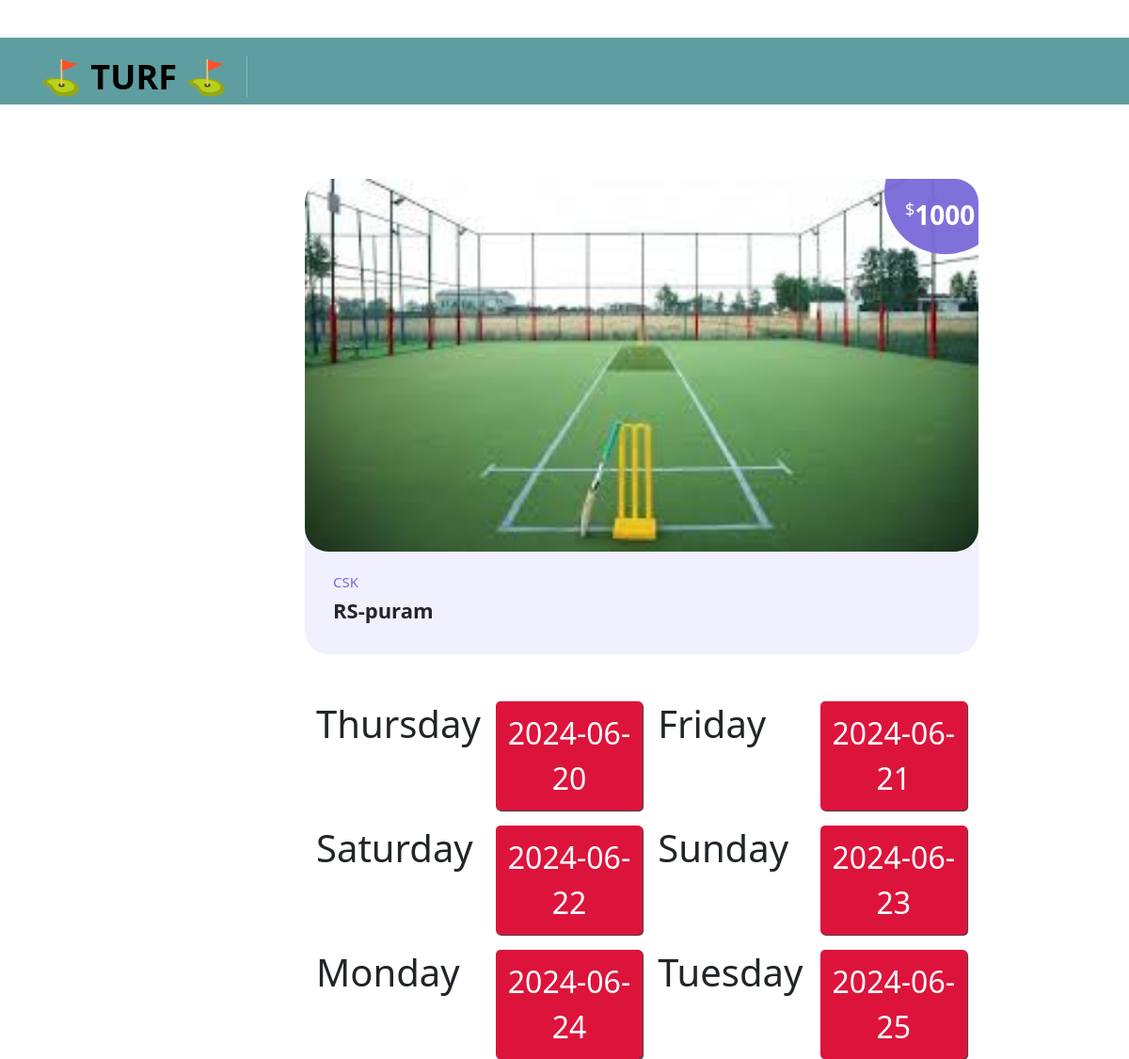
/turfpage/1, run on the app's committed database.
### app/models.py (models this page shows)
class Turf(models.Model):
          turfname=models.CharField(max_length=80)
          turfarea=models.CharField(max_length=80)
          turfpic=models.ImageField(upload_to='images/')
          turfrate=models.IntegerField()
          def __str__(self) :
                  return self.turfname

### app/views.py (the view)
# urls.py: path('turfpage/<int:id>',views.turfpage,name='turfpage'),
def turfpage(request,id):
          data=Turf.objects.all().get(id=id)
          request.session['turf_name']=data.turfname
          print(data)
          x=datetime.now()
          d1=x + timedelta(days=1)
          d2=x + timedelta(days=2)
          d3=x + timedelta(days=3)
          d4=x + timedelta(days=4)
          d5=x + timedelta(days=5)
          d6=x + timedelta(days=6)
          d11=str(d1)
          d21=str(d2)
          d31=str(d3)
          d41=str(d4)
          d51=str(d5)
          d61=str(d6)
          d=[d11,d21,d31,d41,d51,d61]
          days=[]
          for i in d:
                    date = datetime(int(i[0:4]), int(i[5:7]),int(i[8:10]))
                    day = date.strftime('%A')
                    days.append(day)
          print(days)
          context={'data':data,
                   'd1':d11[0:10],
                   'd2':d21[0:10],
                   'd3':d31[0:10],
                   'd4':d41[0:10],
                   'd5':d51[0:10],
                   'd6':d61[0:10],
                   'days':days,
                   }
          return render(request,'turfpage.html',context)

### app/templates/turfpage.html (shortened to what this page needs)
{% load static %}
<!DOCTYPE html>
<html lang="en">
  <head>
    <link href="{% static  'bootstrap/css/bootstrap.min.css' %}" rel="stylesheet">
    <link rel="stylesheet" href="{% static  'css/fontawesome.css' %}">
    <link rel="stylesheet" href="{% static  'css/templatemo-scholar.css' %}">
    <link rel="stylesheet" href="{% static  'css/owl.css' %}">
    <link rel="stylesheet" href="{% static  'css/animate.css' %}">
    <link rel="stylesheet"href="https://unpkg.com/swiper@7/swiper-bundle.min.css"/>
  </head>
<body>
  <header class="header-area header-sticky" style="background-color:#5F9EA0;">
    <div class="container">
        <div class="row">
            <div class="col-12">
                <nav class="main-nav">
                    <a href="index.html" class="logo">
                        <h1 style="color:black;">&#9971; TURF &#9971;</h1>
                    </a>
                </nav>
            </div>
        </div>
    </div>
  </header>
<section class="section courses" id="courses" >
  <div class="container-fluid">
<div class="row event_box " style='margin-left:300px;'>
  <div class="col-lg-10 col-md-6 ml-3 align-self-center mb-30 event_outer col-md-6 design">
    <div class="events_item">
      <div class="thumb">
        <a href="#"><img src="{{ data.turfpic.url }}" alt=""></a>
        <span class="price"><h6><em>$</em>{{ data.turfrate }} </h6></span>
      </div>
      <div class="down-content">
        <span class="author">{{ data.turfname }}</span>
        <h4>{{ data.turfarea }} </h4>
      </div>
    </div>
    <link href="https://cdn.jsdelivr.net/npm/bootstrap@5.3.3/dist/css/bootstrap.min.css" rel="stylesheet">
    <div class="container">
      {% with da1=days.0 %}
      <h1>{{ da1 }} </h1>
      {% endwith %}
      <div class="button"><a href="{% url 'turf_book' id=d1 %}" style="text-decoration:none;color:white;"> {{ d1 }}</a></div>
      {% with da2=days.1 %}
      <h1>{{ da2 }} </h1>
      {% endwith %}
      <div class="button"><a href="{% url 'turf_book' id=d2 %}" style="text-decoration:none;color:white;">{{ d2 }}</a></div>
      {% with da3=days.2 %}
      <h1>{{ da3 }} </h1>
      {% endwith %}
      <div class="button"><a href="{% url 'turf_book' id=d3 %}" style="text-decoration:none;color:white;">{{ d3 }}</a></div>
      {% with da4=days.3 %}
      <h1>{{ da4 }} </h1>
      {% endwith %}
      <div class="button"><a href="{% url 'turf_book' id=d4 %}" style="text-decoration:none;color:white;">{{ d4 }}</a></div>
      {% with da5=days.4 %}
      <h1>{{ da5 }} </h1>
      {% endwith %}
      <div class="button"><a href="{% url 'turf_book' id=d5 %}" style="text-decoration:none;color:white;">{{ d5 }}</a></div>
      {% with da6=days.5 %}
      <h1>{{ da6 }} </h1>
      {% endwith %}
      <div class="button"><a href="{% url 'turf_book' id=d6 %}" style="text-decoration:none;color:white;">{{ d6  }}</a></div>
    </div>
</div>
</div>
</div>
</body>
</html>

### app/static/css/templatemo-scholar.css (style rules this page uses)
html, body, div, span, applet, object, iframe, h1, h2, h3, h4, h5, h6, p, blockquote, div pre, a, abbr, acronym, address, big, cite, code, del, dfn, em, font, img, ins, kbd, q, s, samp, small, strike, strong, sub, sup, tt, var, b, u, i, center, dl, dt, dd, ol, ul, li, figure, header, nav, section, article, aside, footer, figcaption { margin: 0; padding: 0; border: 0; outline: 0; }
header, nav, section, article, aside, footer, hgroup { display: block; }
* { box-sizing: border-box; }
html, body { font-family: 'Poppins', sans-serif; -ms-text-size-adjust: 100%; -webkit-font-smoothing: antialiased; -moz-osx-font-smoothing: grayscale; }
a { text-decoration: none !important; }
h1, h2, h3, h4, h5, h6 { color: #1e1e1e; margin-top: 0px; margin-bottom: 0px; font-weight: 700; }
img { width: 100%; overflow: hidden; }
html, body { font-family: 'Poppins', sans-serif; }
.section { padding-top: 30px; margin-top: 120px; }
.header-area { position: absolute; background-color: transparent; top: 40px; left: 0; right: 0; z-index: 100; -webkit-transition: all .5s ease 0s; -moz-transition: all .5s ease 0s; -o-transition: all .5s ease 0s; transition: all .5s ease 0s; }
.header-area .main-nav { background: transparent; display: flex }
.header-area .main-nav .logo { -webkit-transition: all 0.3s ease 0s; -moz-transition: all 0.3s ease 0s; -o-transition: all 0.3s ease 0s; transition: all 0.3s ease 0s; display: inline-block; }
.header-area .main-nav .logo h1 { font-size: 36px; text-transform: uppercase; color: #fff; font-weight: 600; margin-right: 20px; padding-right: 20px; border-right: 1px solid rgba(250, 250, 250, 0.3); }
.courses { margin-top: 160px; }
.events_item .thumb { position: relative; border-radius: 25px; overflow: hidden; }
.events_item .thumb img { margin-bottom: -5px; }
.events_item .thumb span.price { position: absolute; right: -30px; top: -50px; background-color: rgba(122, 106, 216, 0.95); width: 130px; height: 130px; border-radius: 50%; display: inline-block; transition: all .3s; }
.events_item .thumb span.price h6 { margin-top: 72px; margin-left: 22px; font-size: 28px; text-transform: uppercase; color: #fff; font-weight: 700; }
.events_item .thumb span.price em { font-size: 18px; font-weight: 500; font-style: normal; vertical-align: top; }
.events_item { background-color: #f1f0fe; border-radius: 25px; margin-bottom: 30px; position: relative; justify-content: center; align-items: center; }
.events_item .down-content { padding: 20px 30px 25px 30px; }
.events_item .down-content span.author { color: #7a6ad8; font-size: 15px; display: inline-block; margin-bottom: 6px; }
.events_item .down-content h4 { font-size: 22px; font-weight: 600; transition: all .3s; }
body { overflow-x: hidden; }

### app/templates/turfpage.html (style rules this page uses)
.container { display: grid; width: 1fr; grid-template-columns: repeat(4, 1fr); grid-gap: 1em; padding-top: 20px; }

### data on the page
Turf: turfpic (picture), turfrate "1000", turfname "CSK", turfarea "RS-puram"

### other printed values
{{ da1 }} "Thursday"
{{ d1 }} "2024-06-20"
{{ da2 }} "Friday"
{{ d2 }} "2024-06-21"
{{ da3 }} "Saturday"
{{ d3 }} "2024-06-22"
{{ da4 }} "Sunday"
{{ d4 }} "2024-06-23"
{{ da5 }} "Monday"
{{ d5 }} "2024-06-24"
{{ da6 }} "Tuesday"
{{ d6 }} "2024-06-25"
